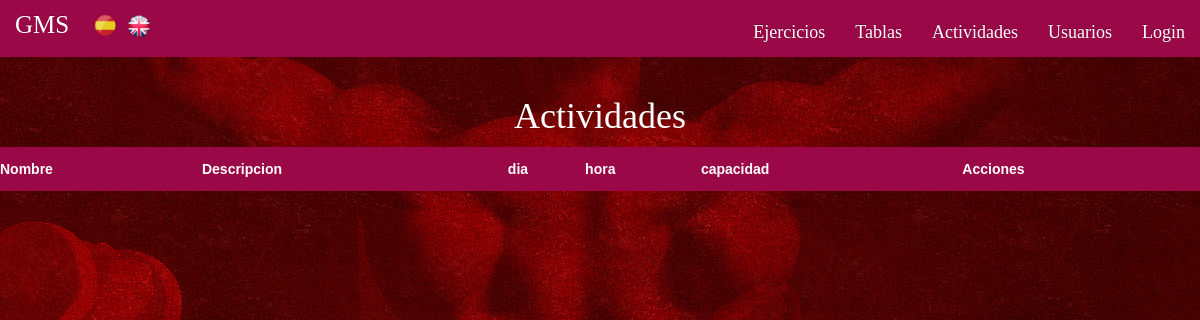
/index.php?controller=actividades&action=index, run on an earlier commit of the app's database.
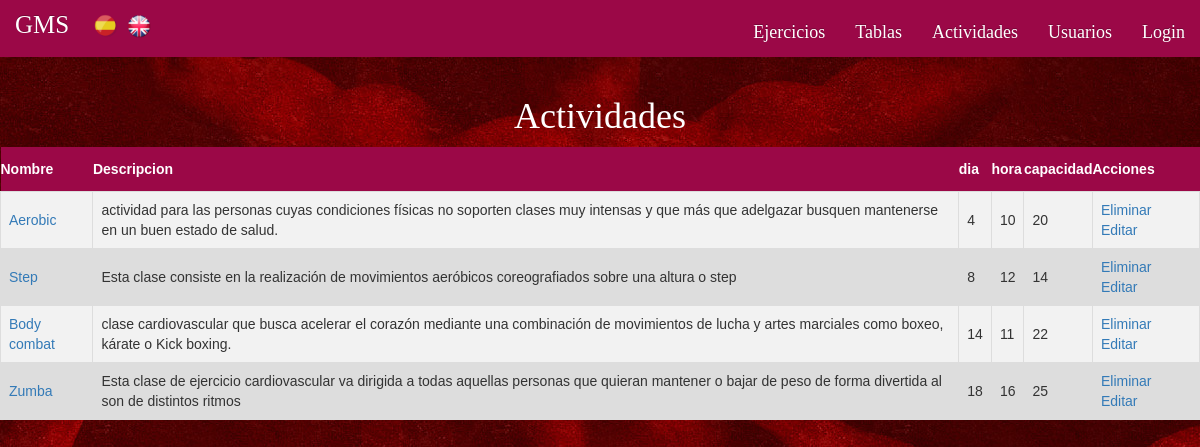
And on a later commit of the database.
### tables this page shows
CREATE TABLE IF NOT EXISTS `Actividad` (
  `idactividad` INT NOT NULL AUTO_INCREMENT,
  `nombreactividad` VARCHAR(45) NULL,
  `descripcionactividad` VARCHAR(1000) NULL,
  `dia`INT NULL,
  `hora` INT NULL,
  `capacidad` INT NULL,
   PRIMARY KEY (`idactividad`));

### core/ViewManager.php (called while the page is built, shortened)
<?php
class ViewManager {
	private $fragmentContents = array();
	private $variables = array();
	private $currentFragment = self::DEFAULT_FRAGMENT;
	private $layout = "default";
	private function saveCurrentFragment() {
		$this->fragmentContents[$this->currentFragment].=ob_get_contents();
	}
	public function moveToFragment($name) {
		$this->currentFragment = $name;
	}
	public function getFragment($fragment, $default="") {
		if (!isset($this->fragmentContents[$fragment])) {
			return $default;
		}
		return $this->fragmentContents[$fragment];
	}
	public function setVariable($varname, $value, $flash=false) {
		$this->variables[$varname] = $value;
	}
	public function getVariable($varname, $default=NULL) {
		if (!isset($this->variables[$varname])) {
			return $default;
		}
		return $this->variables[$varname];
	}
	public function render($controller, $viewname) {
		include(__DIR__."/../view/$controller/$viewname.php");
		$this->renderLayout();
	}
	private function renderLayout() {
		include(__DIR__."/../view/layouts/".$this->layout.".php");
	}
	private static $viewmanager_singleton = NULL;
	public static function getInstance() {
		if (self::$viewmanager_singleton == null) {
			self::$viewmanager_singleton = new ViewManager();
		}
		return self::$viewmanager_singleton;
	}
}

### controller/ActividadesController.php (called while the page is built, shortened)
<?php
require_once(__DIR__."/../model/Actividad.php");
require_once(__DIR__."/../model/ActividadMapper.php");
require_once(__DIR__."/../core/ViewManager.php");
class ActividadesController extends BaseController {
	private $actividadMapper;
	public function __construct() {
		$this->actividadMapper = new ActividadMapper();
	}
	public function index() {
		$actividades = $this->actividadMapper->findAll();
		$this->view->setVariable("actividades", $actividades);
		$this->view->render("actividades", "index");
	}
}
	?>

### index.php (called while the page is built, shortened)
<?php
function run() {
	try {
		$controller = loadController($_GET["controller"]);
		$actionName = $_GET["action"];
		$controller->$actionName();
	} catch(Exception $ex) {
		die("An exception occured!!!!!".$ex->getMessage());
	}
}
function loadController($controllerName) {
	return new $controllerClassName();
}
run();
?>

### view/messages/messages_es.php (called while the page is built)
<?php
$i18n_messages = array()
?>

### core/I18n.php (called while the page is built, shortened)
<?php
class I18n {
	private $messages;
	public function setLanguage($language) {
		$this->messages = $i18n_messages;
	}
	public function i18n($key) {
		if (isset($this->messages[$key])){
			return $this->messages[$key];
		}else{
			return $key;
		}
	}
	private static $i18n_singleton = null;
	public static function getInstance() {
		if (self::$i18n_singleton == NULL) {
			self::$i18n_singleton = new I18n();
		}
		return self::$i18n_singleton;
	}
}
function i18n($key) {
	return I18n::getInstance()->i18n($key);
}

### model/Actividad.php (called while the page is built, shortened)
<?php
class Actividad {
    private $idactividad;
    private $nombreactividad;
    private $descripcionactividad;
    private $dia;
    private $hora;
    private $capacidad;
    public function __construct($idactividad="" , $nombreactividad="", $descripcionactividad="" , $dia="" , $hora="",
		$capacidad="") {
		$this->idactividad = $idactividad;
        $this->nombreactividad = $nombreactividad;
        $this->descripcionactividad = $descripcionactividad;
        $this->dia = $dia;
        $this->hora = $hora;
        $this->capacidad = $capacidad;
    }
	public function getidactividad (){
        return $this->idactividad;
    }
	public function getnombreactividad (){
        return $this ->nombreactividad;
    }
    public function getdescripcionactividad (){
        return $this ->descripcionactividad;
    }
	public function getdia (){
        return $this ->dia;
    }
    public function gethora (){
        return $this ->hora;
    }
    public function getcapacidad (){
        return $this ->capacidad;
    }
}
?>

### model/ActividadMapper.php (called while the page is built, shortened)
<?php
require_once(__DIR__."/../core/PDOConnection.php");
require_once(__DIR__."/../model/Actividad.php");
class ActividadMapper {
	private $db;
	public function __construct() {
		$this->db = PDOConnection::getInstance();
	}
	public function findAll() {
		$stmt = $this->db->query("SELECT * FROM actividad");
		$actividad_db = $stmt->fetchAll(PDO::FETCH_ASSOC);
		$actividades = array();
		foreach ($actividad_db as $actividad) {
			array_push($actividades, new Actividad($actividad["idactividad"],$actividad["nombreactividad"], $actividad["descripcionactividad"], $actividad["dia"],$actividad["hora"], $actividad["capacidad"]));
		}
		return $actividades;
	}
	}

### core/PDOConnection.php (called while the page is built)
<?php
class PDOConnection {
	private static $dbhost = "127.0.0.1";
	private static $dbname = "gymgms";
	private static $dbuser = "gymuser";
	private static $dbpass = "gympass";
	private static $db_singleton = null;
	public static function getInstance() {
		if (self::$db_singleton == null) {
			self::$db_singleton = new PDO(
			"mysql:host=".self::$dbhost.";dbname=".self::$dbname.";charset=utf8",
			self::$dbuser,
			self::$dbpass,
			array(
				PDO::ATTR_EMULATE_PREPARES => false,
				PDO::ATTR_ERRMODE => PDO::ERRMODE_EXCEPTION
			)
		);
	}
	return self::$db_singleton;
}
}
?>

### view/actividades/index.php (the view, shortened to what this page needs)
<?php
require_once(__DIR__."/../../core/ViewManager.php");
$view = ViewManager::getInstance();
$actividades = $view->getVariable("actividades");
?><h1><?=i18n("Actividades")?></h1>
<table class= 'tablas'>
	<tr>
		<th><?= i18n("Nombre")?></th><th><?= i18n("Descripcion")?></th><th><?= i18n("dia")?></th><th><?= i18n("hora")?></th><th><?= i18n("capacidad")?></th><th><?= i18n("Acciones")?></th>
	</tr>
	<?php foreach ($actividades as $actividad): ?>
		<tr>
			<td>
				<a href="index.php?controller=actividades&amp;action=view&amp;idactividad=<?= $actividad->getidactividad() ?>"><?= htmlentities($actividad->getnombreactividad()) ?></a>
			</td>
			<td>
				<?= $actividad->getdescripcionactividad() ?>
			</td>
			<td>
				<?= $actividad->getdia() ?>
			</td>
			<td>
				<?= $actividad->gethora() ?>
			</td>
			<td>
				<?= $actividad->getcapacidad() ?>
			</td>
			<td>
				<form
				method="POST"
				action="index.php?controller=actividades&amp;action=delete"
				id="delete_actividad_<?= $actividad->getidactividad(); ?>"
				style="display: inline"
				>
				<a href="#"
				onclick="
				if (confirm('<?= i18n("estas seguro?")?>')) {
					document.getElementById('delete_actividad_<?= $actividad->getidactividad() ?>').submit()
				}"
				><?= i18n("Eliminar") ?></a>
			</form>
			<a href="index.php?controller=actividades&amp;action=edit&amp;idactividad=<?= $actividad->getidactividad() ?>"><?= i18n("Editar") ?></a>
	</td>
</tr>
<?php endforeach; ?>
</table>

### view/layouts/default.php (shortened to what this page needs)
<?php
$view = ViewManager::getInstance();
$currentuser = $view->getVariable("currentusername");
?><!DOCTYPE html>
<html>
<head>
	<link rel="stylesheet" href="https://maxcdn.bootstrapcdn.com/bootstrap/3.3.5/css/bootstrap.min.css">
	<link rel="stylesheet" href="https://maxcdn.bootstrapcdn.com/bootstrap/3.3.5/css/bootstrap-theme.min.css">
	<link rel="stylesheet" href="css/style.css" type="text/css">
</head>
<body  class="body-index">
	<header>
		<nav class="navbar navbar-inverse" id="navfontcolor">
	    <div class="container-fluid">
	      <div class="navbar-header">
	        <a class="navbar-brand" href="index.php?controller=users&amp;action=inicio">GMS</a>
	      </div>
				<span id="spanlang"> <?php include(__DIR__."/language_select_element.php");?> </span>
				<ul class="nav navbar-nav navbar-right">
					<li><a href="index.php?controller=ejercicios&amp;action=index"><?= i18n("Ejercicios") ?></a></li>
					<li><a href="index.php?controller=tablas&amp;action=index"><?= i18n("Tablas") ?></a></li>
					<li><a href="index.php?controller=actividades&amp;action=index"><?= i18n("Actividades") ?></a></li>
					<li><a href="index.php?controller=users&amp;action=index"><?= i18n("Usuarios") ?></a></li>
					<?php if (isset($currentuser)): ?>
	        <li><p class="navbar-text"><span class="glyphicon glyphicon-user"></span> <?= $currentuser; ?> </p></li>
					 <li><a href="index.php?controller=users&amp;action=logout"><span class="glyphicon glyphicon-log-in"></span> <?= i18n("Cerrar sesion") ?></a></li>
				 <?php else: ?>
					<li><a href="index.php?controller=users&amp;action=login"><?= i18n("Login") ?></a></li>
					<?php endif ?>
	      </ul>
		</nav>
	</header>
	<main>
		<?= $view->getFragment(ViewManager::DEFAULT_FRAGMENT) ?>
	</main>
</body>
</html>

### view/layouts/language_select_element.php (shortened to what this page needs)
<ul id="languagechooser">
	<li><a href="index.php?controller=language&amp;action=change&amp;lang=es">
		<img border="0" alt="Español" src="css/spanish_flag.png" width="24" height="24">	</a></li>
	<li><a href="index.php?controller=language&amp;action=change&amp;lang=en">
		<img border="0" alt="English" src="css/english_flag.png" width="24" height="24">
	</a></li>
</ul>

### css/style.css (style rules this page uses)
body, header { font-family: 'Raleway'; overflow: auto; }
.navbar { border-radius: 0px; background: #9B0847; border: none; }
.body-index { background-image: url("fondorojo.jpg"); background-position: top center; background-repeat: no-repeat; }
h1, h3 { color: white; text-align: center; }
.tablas { font-family: "Trebuchet MS", Arial, Helvetica, sans-serif; border-collapse: collapse; width: 100%; }
.tablas td, #tablas th { border: 1px solid #ddd; padding: 8px; }
.tablas tr:nth-child(even) { background-color: #f2f2f2; }
.tablas tr { background-color: #ddd; }
.tablas th { padding-top: 12px; padding-bottom: 12px; text-align: left; background-color: #9B0847; color: white; }
#languagechooser li, ul { display: inline-block; padding: 7px 0px 0px 5px; }
#navfontcolor p, #navfontcolor a { color: white; }
.navbar-brand { font-size: 25px; }
.navbar-right { font-size: 18px; }

What changed in the data, as far as the page shows it:
added actividad: nombreactividad "Aerobic", descripcionactividad "actividad para las personas cuyas condiciones físicas no soporten clases muy intensas y que más que adelgazar busquen mantenerse en un buen estado de salud.", dia "4", hora "10", capacidad "20"
added actividad: nombreactividad "Step", descripcionactividad "Esta clase consiste en la realización de movimientos aeróbicos coreografiados sobre una altura o step", dia "8", hora "12", capacidad "14"
added actividad: nombreactividad "Body combat", descripcionactividad "clase cardiovascular que busca acelerar el corazón mediante una combinación de movimientos de lucha y artes marciales como boxeo, kárate o Kick boxing.", dia "14", hora "11", capacidad "22"
added actividad: nombreactividad "Zumba", descripcionactividad "Esta clase de ejercicio cardiovascular va dirigida a todas aquellas personas que quieran mantener o bajar de peso de forma divertida al son de distintos ritmos", dia "18", hora "16", capacidad "25"
